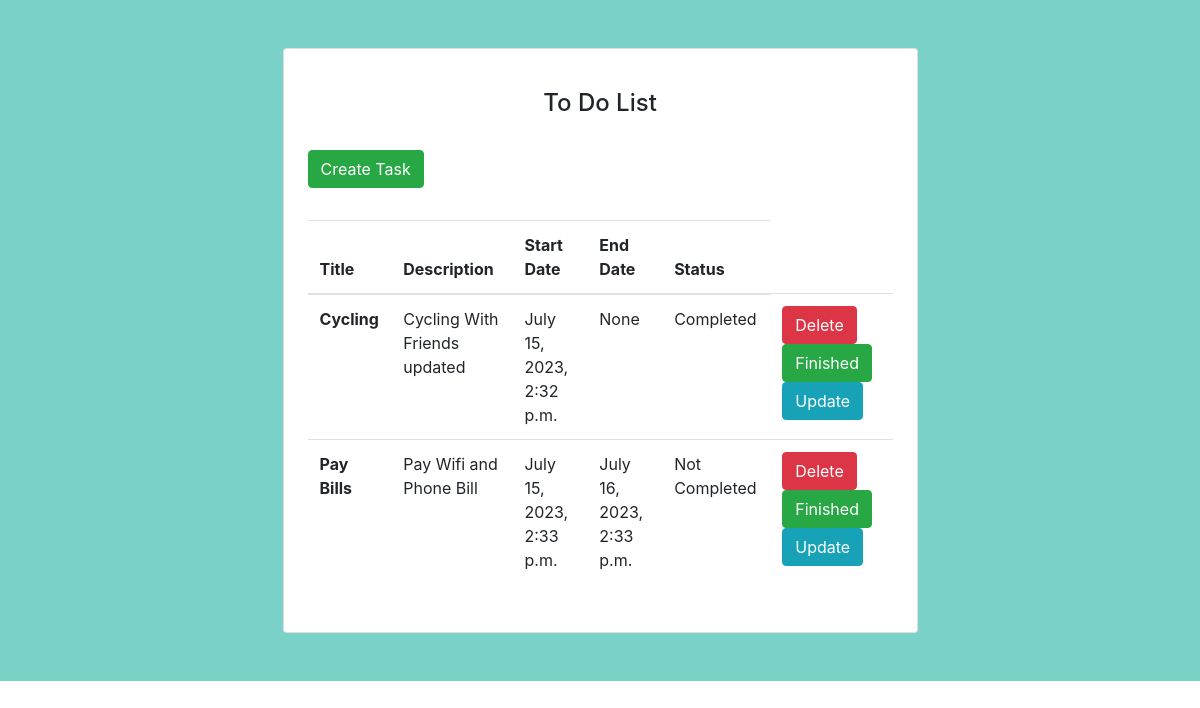
The page / on the database its author committed.
### blog/models.py (models this page shows, shortened)
class Post(models.Model):
    author = models.ForeignKey(settings.AUTH_USER_MODEL, on_delete=models.CASCADE)
    Title = models.CharField(max_length=200)
    Description = models.TextField()
    start_date = models.DateTimeField(default=timezone.now)
    end_date = models.DateTimeField(blank=True, null=True)
    is_completed = models.BooleanField(default=False)

### blog/views.py (the view)
# urls.py: path('',home,name="home"),
def home(request):
    data=Post.objects.all()
    context={"data": data}
    return render(request,template_name="blog/home.html",context=context)

### blog/templates/blog/home.html (shortened to what this page needs)
<!DOCTYPE html>
<html lang="en">
  <head>
    <link
      rel="stylesheet"
      href="https://cdn.jsdelivr.net/npm/bootstrap@4.3.1/dist/css/bootstrap.min.css"
    />
  </head>
  <body>
    <section class="overflow-auto" style="background-color: #79d1c7">
      <div class="container py-5 h-100">
        <div class="row d-flex justify-content-center align-items-center h-100">
          <div class="col col-lg-9 col-xl-7">
            <div class="card rounded-3">
              <div class="card-body p-4">
                <h4 class="text-center my-3 pb-3">To Do List</h4>
                <form
                  class="row row-cols-lg-auto g-3 justify-content-center align-items-center mb-4 pb-2"
                >
                  <div class="col-12">
                    <button type="submit" class="btn btn-success ms-1">
                      <a href="{% url 'create_task' %}">Create Task</a>
                    </button>
                  </div>
                </form>
                <table class="table mb-4">
                  <thead>
                    <tr>
                      <th scope="col">Title</th>
                      <th scope="col">Description</th>
                      <th scope="col">Start Date</th>
                      <th scope="col">End Date</th>
                      <th scope="col">Status</th>
                    </tr>
                  </thead>
                  <tbody>
                    {% for i in data %}
                    <tr>
                      <th scope="row">{{i.Title}}</th>
                      <td>{{i.Description}}</td>
                      <td>{{i.start_date}}</td>
                      <td>{{i.end_date}}</td>
                      <td>
                        {% if i.is_completed %}
                        <span>Completed</span>
                        {% else %}
                        <span>Not Completed</span>
                        {% endif %}
                      </td>
                      <td>
                        <a href="{% url 'delete_task' i.id %}"
                          ><button type="submit" class="btn btn-danger ms-1">
                            Delete
                          </button></a
                        >
                        <a href="{% url 'mark_completed' i.id %}"
                          ><button type="submit" class="btn btn-success ms-1">
                            Finished
                          </button></a
                        >
                        <a href="{% url 'update_task' i.id %}"
                          ><button type="submit" class="btn btn-info ms-1">
                            Update
                          </button></a
                        >
                      </td>
                    </tr>
                    {% endfor %}
                  </tbody>
                </table>
              </div>
            </div>
          </div>
        </div>
      </div>
    </section>
  </body>
</html>

### blog/templates/blog/home.html (style rules this page uses)
a { color: inherit; text-decoration: none; }

### rows shown on the page
Post: Title "Cycling", Description "Cycling With Friends updated", start_date "July 15, 2023, 2:32 p.m.", end_date "None", is_completed "Completed"
Post: Title "Pay Bills", Description "Pay Wifi and Phone Bill", start_date "July 15, 2023, 2:33 p.m.", end_date "July 16, 2023, 2:33 p.m.", is_completed "Not Completed"
